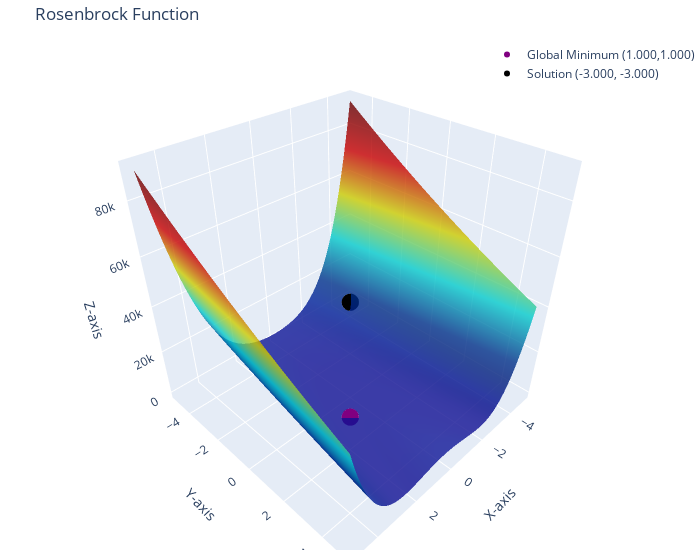

The cell this chart's notebook holds for it:
### Markdown cell above
## **Visual test**

### Code cell
def rosenbrock_test(x, y):
	return (1 - x) ** 2 + 100 * (y - x ** 2) ** 2

def plot_rosenbrock(solution: list[float,float]):
    x = np.linspace(min_range, max_range, 100)
    y = np.linspace(min_range, max_range, 100)
    X, Y = np.meshgrid(x, y)
    Z = rosenbrock_test(X, Y)

    # surface plot
    fig = go.Figure(data=[go.Surface(z=Z, x=X, y=Y, colorscale='Jet', showscale=False, opacity=0.8)])

    # global minimum
    global_min_x, global_min_y = 1, 1
    global_min_z = rosenbrock_test(global_min_x, global_min_y)
    fig.add_trace(go.Scatter3d(
        x=[global_min_x], y=[global_min_y], z=[global_min_z],
        mode='markers',
        marker=dict(size=6, color='purple', symbol='circle'),
        name=f'Global Minimum ({global_min_x:.3f},{global_min_y:.3f})'
    ))

    sol_x, sol_y = solution
    sol_z = rosenbrock_test(sol_x, sol_y) 
    fig.add_trace(go.Scatter3d(
        x=[sol_x], y=[sol_y], z=[sol_z],
        mode='markers',
        marker=dict(size=6, color='black', symbol='circle'),
        name=f'Solution ({sol_x:.3f}, {sol_y:.3f})'
    ))

    # Update layout
    fig.update_layout(
        title='Rosenbrock Function',
        scene=dict(
            xaxis_title='X-axis',
            yaxis_title='Y-axis',
            zaxis_title='Z-axis'
        ),
        margin=dict(l=0, r=0, b=0, t=40),  # Adjust margins for better fit
        width=700,
        height=550,
        showlegend=True,
        legend=dict(
            x=1,
            y=1,
            xanchor='right',
            yanchor='top'
        )
    )

    fig.show()
# ---------------------------------------
plot_rosenbrock([-3.0,-3.0])

### Figure 1 — Plotly figure (JSON) as saved in the notebook; plotly's stock layout.template omitted (floating-point values rounded to 4 significant figures; data arrays with more than 128 entries replaced by an {"elided": "..."} marker saying what was removed)
{"data": [{"colorscale": [[0, "rgb(0,0,131)"], [0.2, "rgb(0,60,170)"], [0.4, "rgb(5,255,255)"], [0.6, "rgb(255,255,0)"], [0.8, "rgb(250,0,0)"], [1, "rgb(128,0,0)"]], "opacity": 0.8, "showscale": false, "type": "surface", "x": {"elided": "100x100 float values"}, "y": {"elided": "100x100 float values"}, "z": {"elided": "100x100 float values"}}, {"marker": {"color": "purple", "size": 6, "symbol": "circle"}, "mode": "markers", "name": "Global Minimum (1.000,1.000)", "type": "scatter3d", "x": [1], "y": [1], "z": [0]}, {"marker": {"color": "black", "size": 6, "symbol": "circle"}, "mode": "markers", "name": "Solution (-3.000, -3.000)", "type": "scatter3d", "x": [-3], "y": [-3], "z": [14416]}], "layout": {"height": 550, "legend": {"x": 1, "xanchor": "right", "y": 1, "yanchor": "top"}, "margin": {"b": 0, "l": 0, "r": 0, "t": 40}, "scene": {"xaxis": {"title": {"text": "X-axis"}}, "yaxis": {"title": {"text": "Y-axis"}}, "zaxis": {"title": {"text": "Z-axis"}}}, "showlegend": true, "title": {"text": "Rosenbrock Function"}, "width": 700}}
